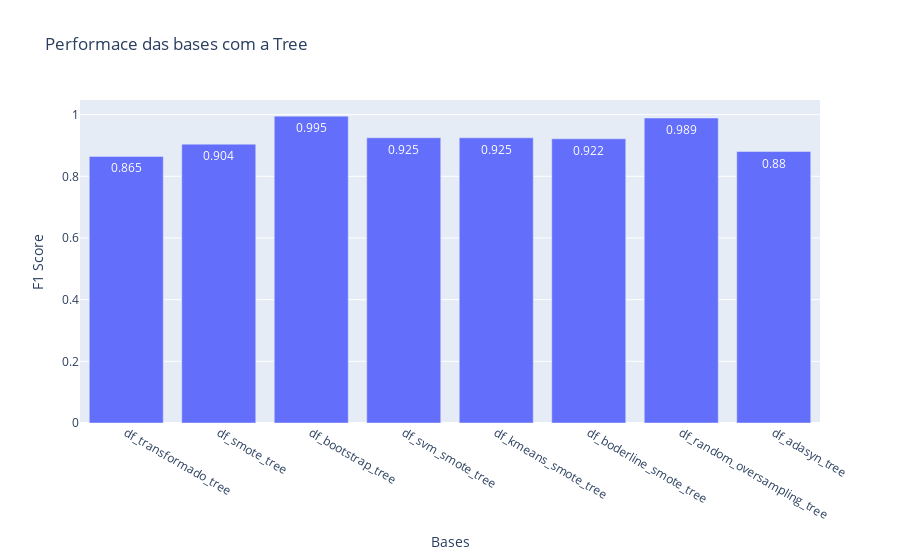

Notebook code for this chart:
### Markdown cell above
##### Tree

### Code cell
fig_tree = go.Figure()

y = [infos[i]['MediaF1'] for i in x_tree]

y_formatted = [round(value, 3) for value in y]

fig_tree.add_bar(x=x_tree, y=y, text=y_formatted, textposition='auto', textangle=-360)

fig_tree.update_layout(
    title='Performace das bases com a Tree',
    xaxis_title='Bases',
    yaxis_title='F1 Score'
)

fig_tree.show()

### Figure 1 — Plotly figure (JSON) as saved in the notebook; plotly's stock layout.template omitted (floating-point values rounded to 4 significant figures)
{"data": [{"text": ["0.865", "0.904", "0.995", "0.925", "0.925", "0.922", "0.989", "0.88"], "textangle": 0, "textposition": "auto", "type": "bar", "x": ["df_transformado_tree", "df_smote_tree", "df_bootstrap_tree", "df_svm_smote_tree", "df_kmeans_smote_tree", "df_boderline_smote_tree", "df_random_oversampling_tree", "df_adasyn_tree"], "y": [0.8646, 0.9043, 0.9951, 0.925, 0.9249, 0.9216, 0.9891, 0.8804]}], "layout": {"title": {"text": "Performace das bases com a Tree"}, "xaxis": {"title": {"text": "Bases"}}, "yaxis": {"title": {"text": "F1 Score"}}}}
